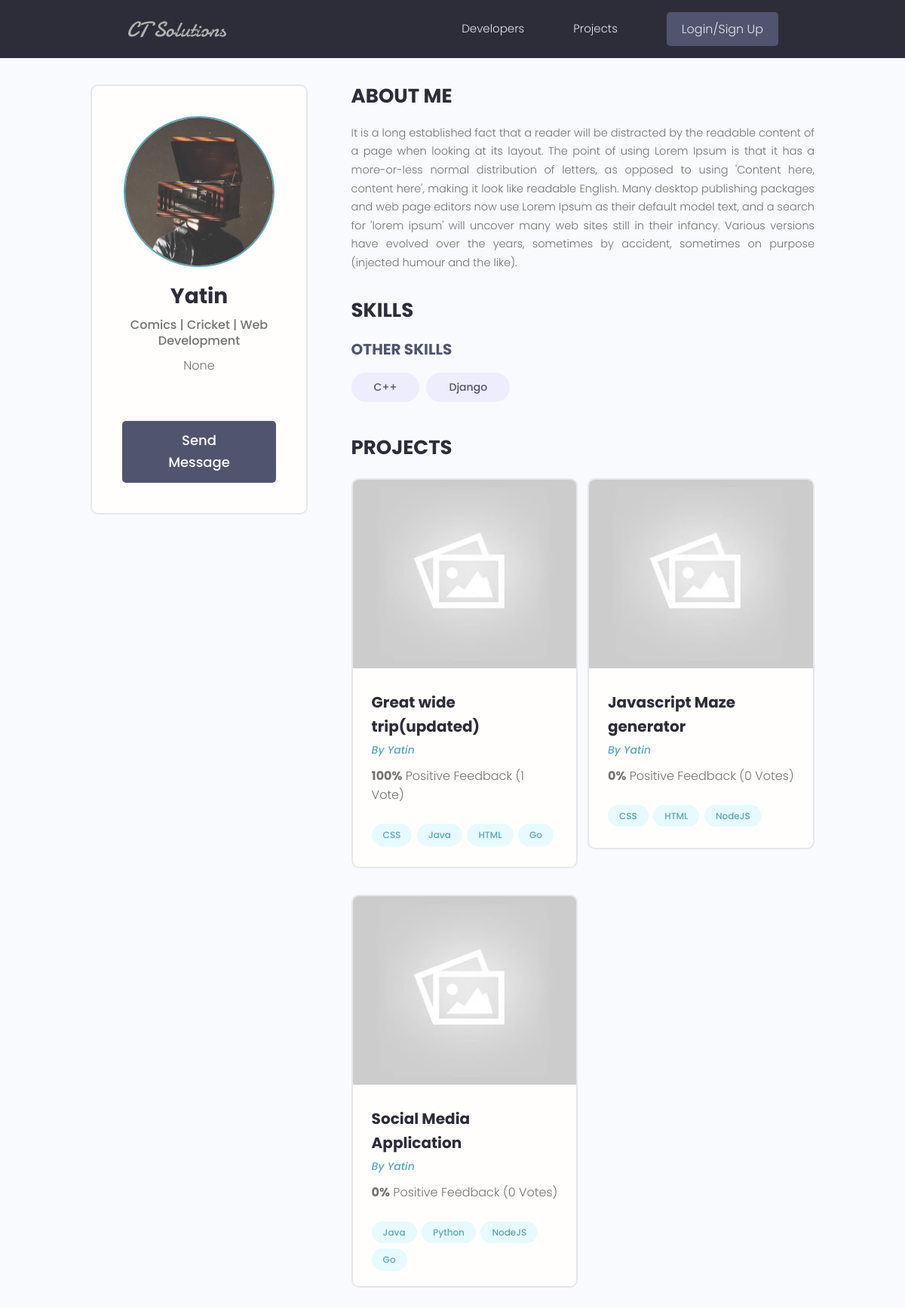
The app's page /profile/2c0887f4-6e09-4c9c-93e9-2183d0365561/ with its own data.
### users/models.py (models this page shows, shortened)
class Profile(models.Model):
    user = models.OneToOneField(User, on_delete=models.CASCADE, null=True, blank=True)
    name = models.CharField(max_length=200, null=True, blank=True)
    email = models.EmailField(max_length=500, blank=True, null=True)
    username = models.CharField(max_length=200, null=True, blank=True)
    location = models.CharField(max_length=200, null=True, blank=True)
    short_intro = models.CharField(max_length=500, blank=True, null=True)
    bio = models.TextField(blank=True, null=True)
    profile_image = models.ImageField(null=True, blank=True, upload_to='profiles/', default='profiles/user-default.png')
    social_github = models.CharField(max_length=200, null=True, blank=True)
    social_twitter = models.CharField(max_length=200, null=True, blank=True)
    social_linkedin = models.CharField(max_length=200, null=True, blank=True)
    social_youtube = models.CharField(max_length=200, null=True, blank=True)
    social_website = models.CharField(max_length=200, null=True, blank=True)
    created = models.DateTimeField(auto_now_add=True)
    id = models.UUIDField(default = uuid.uuid4, unique = True, primary_key=True, editable=False)
    class Meta:
        ordering = ['created']

class Skill(models.Model):
    owner = models.ForeignKey(Profile, on_delete=models.CASCADE, null=True, blank=True)
    name = models.CharField(max_length=200, null=True, blank=True)
    description = models.TextField(null=True, blank=True)
    created = models.DateTimeField(auto_now_add=True)
    id = models.UUIDField(default = uuid.uuid4, unique = True, primary_key=True, editable=False)

### projects/models.py (models this page shows, shortened)
class Project(models.Model):
    owner = models.ForeignKey(Profile, on_delete=models.SET_NULL, null=True, blank=True)
    title = models.CharField(max_length=200)
    description = models.TextField(null=True, blank=True)
    feature_image = models.ImageField(
        null=True, blank=True, default='default.jpg')
    demo_link = models.CharField(max_length=1000, null=True, blank=True)
    source_link = models.CharField(max_length=1000, null=True, blank=True)
    vote_total = models.IntegerField(default=0)
    vote_ratio = models.IntegerField(default=0)
    tags = models.ManyToManyField('Tag', blank=True)
    created = models.DateTimeField(auto_now_add=True)
    id = models.UUIDField(default = uuid.uuid4, unique = True, primary_key=True, editable=False)
    class Meta:
        ordering = ['-vote_ratio', '-vote_total', 'title']

class Tag(models.Model):
    name = models.CharField(max_length=200)
    created = models.DateTimeField(auto_now_add=True)
    id = models.UUIDField(default = uuid.uuid4, unique = True, primary_key=True, editable=False)
    def __str__(self):
        return self.name

### users/views.py (the view)
# urls.py: path('profile/<str:pk>/', views.userProfile, name="user-profile"),
def userProfile(request, pk):
    profileObj = Profile.objects.get(id=pk)
    topSkills = profileObj.skill_set.exclude(description__exact="")
    otherSkills = profileObj.skill_set.filter(description="")
    context = {
        'profile':profileObj,
        'topSkills':topSkills,
        'otherSkills':otherSkills
    }
    return render(request, 'users/user-profile.html', context)

### users/templates/users/user-profile.html (shortened to what this page needs)
{% extends 'main.html' %}
{% load static %}
{% block content %}
    <main class="profile my-md">
        <div class="container">
        <div class="layout">
            <div class="column column--1of3">
            <div class="card text-center">
                <div class="card__body dev">
                <img class="avatar avatar--xl" src="{{profile.profile_image.url}}" />
                <h2 class="dev__name">{{profile.name}}</h2>
                <p class="dev__title">{{profile.short_intro}}</p>
                <p class="dev__location">{{profile.location}}</p>
                {% if request.user.profile.id != profile.id %}
                <a href="{% url 'create-message' profile.id %}" class="btn btn--sub btn--lg">Send Message </a>
                {% endif %}
                </div>
            </div>
            </div>
            <div class="column column--2of3">
            <div class="devInfo">
                <h3 class="devInfo__title">About Me</h3>
                <p class="devInfo__about">
                {{profile.bio}}
                </p>
            </div>
            <div class="devInfo">
                <h3 class="devInfo__title">Skills</h3>
                <div class="devInfo__skills">
                <h3 class="devInfo__subtitle">Other Skills</h3>
                <div class="devInfo__otherSkills">
                    {% for otherSkill in otherSkills %}
                    <span class="tag tag--pill tag--sub tag--lg">
                    <small>{{otherSkill.name}}</small>
                    </span>
                    {% endfor %}
                </div>
                </div>
            </div>
            <div class="devInfo">
                <h3 class="devInfo__title">Projects</h3>
                <div class="grid grid--two">
                {% for project in profile.project_set.all %}
                <div class="column">
                    <div class="card project">
                    <a href="{% url 'project' project.id %}" class="project">
                        <img class="project__thumbnail" src="{{project.feature_image.url}}" alt="project thumbnail" />
                        <div class="card__body">
                        <h3 class="project__title">{{project.title}}</h3>
                        <p><a class="project__author" href="{% url 'user-profile' project.owner.id %}">By {{project.owner.name}}</a></p>
                        <p class="project--rating">
                            <span style="font-weight: bold;">{{project.vote_ratio}}%</span> Positive
                            Feedback ({{project.vote_total}} Vote{{project.vote_total|pluralize:"s"}})
                        </p>
                        <div class="project__tags">
                            {% for tag in project.tags.all %}
                            <span class="tag tag--pill tag--main">
                            <small>{{tag}}</small>
                            </span>
                            {% endfor %}
                        </div>
                        </div>
                    </a>
                    </div>
                </div>
                {% endfor %}
                </div>
            </div>
            </div>
        </div>
        </div>
    </main>
{% endblock content %}

### static/styles/app.css (style rules this page uses)
:root { --color-sub: #2d2d39; }
.btn--sub { background-color: var(--color-sub-light); }
.card { border: 2px solid var(--color-light); }
img { width: 100%; }
.profile .card > .dev { padding: 4rem; }
.dev__name { color: var(--color-sub); font-size: 2.8rem; font-weight: 700; margin-top: 1rem; margin-bottom: 0.5rem; }
.dev__title { font-size: 1.6rem; font-weight: 500; line-height: 1.3; }
.dev__location { margin-top: 1rem; }
.devInfo { margin-bottom: 3rem; }
.devInfo__title, .devInfo__subtitle { font-size: 2.6rem; color: var(--color-sub); text-transform: uppercase; font-weight: 700; margin-bottom: 1.5rem; }
.devInfo__subtitle { font-size: 2rem; color: var(--color-sub-light); }
.devInfo__about, .devSkill__info { font-size: 1.45rem; line-height: 1.7; text-align: justify; }
.project__author { font-size: 1.4rem; font-style: italic; }
.project--rating { margin-bottom: 1.6em; margin-top: .5em; }
.project__thumbnail { height: 25rem; object-fit: cover; object-position: top center; }
.project__title { font-size: 2rem; font-weight: 700; color: var(--color-sub); }

### static/uikit/styles/modules/_variables.css (style rules this page uses)
:root { --color-main: #5aa5b9; --color-main-light: #e6faff; --color-sub: #3f4156; --color-sub-light: #51546e; --color-sub-lighter: #ededfd; --color-text: #737373; --color-gray: #8b8b8b; --color-light: #e5e7eb; --color-light-gray: #767676; --color-bg: #f8fafd; --color-white: #fffefd; --color-white-light: #f3f3f3; --color-success: #359e64; --color-success-bg: #def8e8; --color-error: #fc4b0b; --color-error-bg: #fff2ee; --font-base: 'Poppins', arial, helvetica, 'Segoe UI', roboto, ubuntu, sans-serif; --font-monospace: 'Fira Code', 'Courier New', courier, monospace; --font-regular: 300; --font-medium: 500; --font-bold: 700; --generic-shadow: 1px 1px 5px #00000010; --generic-transition: all 0.3s ease-in-out; }

### static/uikit/styles/modules/_base.css (style rules this page uses)
* { margin: 0; padding: 0; box-sizing: border-box; text-rendering: optimizeLegibility; color: inherit; font-size: inherit; }
html { font-size: 50%; }
@media only screen and (min-width: 480px) { html { font-size: 56.25%; } }
@media only screen and (min-width: 1200px) { html { font-size: 62.5%; } }
body { line-height: 1.6; font-weight: 400; font-size: 1.5rem; color: var(--color-text); background-color: var(--color-bg); min-height: 100vh; }

### static/uikit/styles/modules/_typography.css (style rules this page uses)
* { font-family: var(--font-base); }
h2 { font-size: 3.6rem; font-weight: var(--font-bold); }
h3 { font-size: 3.2rem; font-weight: var(--font-medium); }
p, span, strong { font-size: 1.6rem; color: var(--color-text); font-weight: var(--font-regular); }
a { padding-bottom: 2px; text-decoration: none; display: inline-block; color: var(--color-main); font-weight: var(--font-medium); }

### static/uikit/styles/modules/_utilities.css (style rules this page uses)
.container { width: 92%; max-width: 165rem; margin: 0 auto; box-sizing: border-box; }
@media screen and (min-width: 1000px) { .container { width: 90%; } }
@media screen and (min-width: 1200px) { .container { width: 80%; } }
.text-center { text-align: center; }
.my-md { margin: 3rem auto; }

### static/uikit/styles/modules/_avatar.css (style rules this page uses)
.avatar { border-radius: 50%; border: 2px solid var(--color-main); object-fit: cover; }
.avatar--xl { height: 20rem; width: 20rem; }

### static/uikit/styles/modules/_button.css (style rules this page uses)
.btn { display: inline-block; position: relative; cursor: pointer; background-color: var(--color-light); font-weight: var(--font-medium); color: var(--color-sub); text-decoration: none; padding: 1rem 2rem; border-radius: 0.5rem; border: none; width: -webkit-fit-content; width: -moz-fit-content; width: fit-content; height: -webkit-fit-content; height: -moz-fit-content; height: fit-content; font-size: 1.6rem; outline-width: 0; outline-color: transparent; -webkit-backface-visibility: hidden; backface-visibility: hidden; transition: all 0.3s ease-in-out; }
.btn--sub { background-color: var(--color-sub); color: var(--color-white); }
.btn--lg { font-size: 1.8rem; padding: 1.2rem 4.5rem; }

### static/uikit/styles/modules/_card.css (style rules this page uses)
.card { border-radius: 1rem; background-color: var(--color-white); border: 1.5px solid var(--color-light); width: auto; height: auto; margin-top: 0.5rem; margin-bottom: 0.5rem; overflow: hidden; }
.card__body, .card__header { padding: 2rem 2.5rem; }

### static/uikit/styles/modules/_grid.css (style rules this page uses)
.grid { display: flex; flex-wrap: wrap; justify-content: flex-start; align-items: stretch; }
.grid > .column { min-width: 28rem; margin-bottom: 2.5rem; }
.grid--two > .column { flex-basis: 100%; }
@media screen and (min-width: 800px) { .grid--two { margin-right: -2%; } }
@media screen and (min-width: 800px) { .grid--two > .column { margin-right: 2%; } }
@media screen and (min-width: 800px) { .grid--two > .column { flex-basis: 48%; } }

### records on screen
Profile: profile_image (picture), name "Yatin", short_intro "Comics | Cricket | Web Development", location "None", bio "It is a long established fact that a reader will be distracted by the readable content of a page when looking at its layout. The point of using Lorem Ipsum is that it has a more-or-less normal distribution of letters, as opposed to using 'Content here, content here', making it look like readable English. Many desktop publishing packages and web page editors now use Lorem Ipsum as their default model text, and a search for 'lorem ipsum' will uncover many web sites still in their infancy. Various versions have evolved over the years, sometimes by accident, sometimes on purpose (injected humour and the like)."
Skill: name "C++"
Skill: name "Django"
Project: feature_image (placeholder picture), title "Great wide trip(updated)", owner.name "Yatin", vote_ratio "100", vote_total "1"
Tag: name "CSS"
Tag: name "Java"
Tag: name "HTML"
Tag: name "Go"
Project: feature_image (placeholder picture), title "Javascript Maze generator", owner.name "Yatin", vote_ratio "0", vote_total "0"
Tag: name "NodeJS"
Project: feature_image (placeholder picture), title "Social Media Application", owner.name "Yatin", vote_ratio "0", vote_total "0"
Tag: name "Python"
